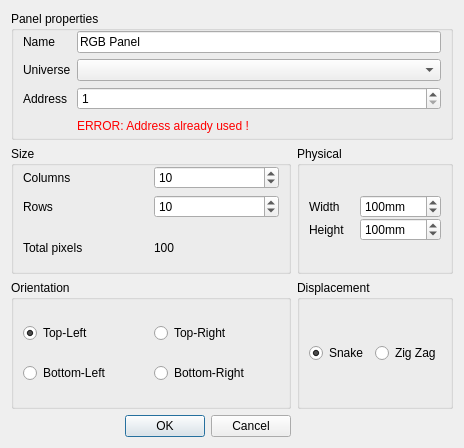
<?xml version="1.0" encoding="UTF-8"?>
<ui version="4.0">
 <class>AddRGBPanel</class>
 <widget class="QDialog" name="AddRGBPanel">
  <property name="geometry">
   <rect>
    <x>0</x>
    <y>0</y>
    <width>464</width>
    <height>448</height>
   </rect>
  </property>
  <property name="windowTitle">
   <string>Add RGB Panel</string>
  </property>
  <property name="windowIcon">
   <iconset resource="qlcui.qrc">
    <normaloff>:/rgbpanel.png</normaloff>:/rgbpanel.png</iconset>
  </property>
  <layout class="QGridLayout" name="gridLayout_4">
   <item row="1" column="0">
    <widget class="QGroupBox" name="groupBox_2">
     <property name="title">
      <string>Size</string>
     </property>
     <layout class="QVBoxLayout" name="verticalLayout_3">
      <property name="topMargin">
       <number>0</number>
      </property>
      <property name="bottomMargin">
       <number>0</number>
      </property>
      <item>
       <layout class="QGridLayout" name="gridLayout_2">
        <item row="0" column="0">
         <widget class="QLabel" name="label_3">
          <property name="text">
           <string>Columns</string>
          </property>
         </widget>
        </item>
        <item row="1" column="0">
         <widget class="QLabel" name="label_4">
          <property name="text">
           <string>Rows</string>
          </property>
         </widget>
        </item>
        <item row="2" column="0">
         <widget class="QLabel" name="label_5">
          <property name="text">
           <string>Total pixels</string>
          </property>
         </widget>
        </item>
        <item row="0" column="1">
         <widget class="QSpinBox" name="m_columnSpin">
          <property name="minimum">
           <number>1</number>
          </property>
          <property name="maximum">
           <number>170</number>
          </property>
          <property name="value">
           <number>10</number>
          </property>
         </widget>
        </item>
        <item row="1" column="1">
         <widget class="QSpinBox" name="m_rowSpin">
          <property name="minimum">
           <number>1</number>
          </property>
          <property name="maximum">
           <number>999</number>
          </property>
          <property name="value">
           <number>10</number>
          </property>
         </widget>
        </item>
        <item row="2" column="1">
         <widget class="QLabel" name="m_totalLabel">
          <property name="text">
           <string notr="true">100</string>
          </property>
         </widget>
        </item>
       </layout>
      </item>
     </layout>
    </widget>
   </item>
   <item row="2" column="0">
    <widget class="QGroupBox" name="groupBox_4">
     <property name="title">
      <string>Orientation</string>
     </property>
     <layout class="QGridLayout" name="gridLayout_3">
      <item row="0" column="1">
       <widget class="QRadioButton" name="m_oriTopRightRadio">
        <property name="text">
         <string>Top-Right</string>
        </property>
       </widget>
      </item>
      <item row="0" column="0">
       <widget class="QRadioButton" name="m_oriTopLeftRadio">
        <property name="text">
         <string>Top-Left</string>
        </property>
        <property name="checked">
         <bool>true</bool>
        </property>
       </widget>
      </item>
      <item row="1" column="0">
       <widget class="QRadioButton" name="m_oriBottomLeftRadio">
        <property name="text">
         <string>Bottom-Left</string>
        </property>
       </widget>
      </item>
      <item row="1" column="1">
       <widget class="QRadioButton" name="m_oriBottomRightRadio">
        <property name="text">
         <string>Bottom-Right</string>
        </property>
       </widget>
      </item>
     </layout>
    </widget>
   </item>
   <item row="4" column="0">
    <widget class="QDialogButtonBox" name="buttonBox">
     <property name="orientation">
      <enum>Qt::Horizontal</enum>
     </property>
     <property name="standardButtons">
      <set>QDialogButtonBox::Cancel|QDialogButtonBox::Ok</set>
     </property>
    </widget>
   </item>
   <item row="1" column="1">
    <widget class="QGroupBox" name="groupBox_5">
     <property name="title">
      <string>Physical</string>
     </property>
     <layout class="QVBoxLayout" name="verticalLayout">
      <property name="topMargin">
       <number>0</number>
      </property>
      <property name="bottomMargin">
       <number>0</number>
      </property>
      <item>
       <layout class="QGridLayout" name="gridLayout_5">
        <property name="verticalSpacing">
         <number>0</number>
        </property>
        <item row="0" column="0">
         <widget class="QLabel" name="label_7">
          <property name="text">
           <string>Width</string>
          </property>
         </widget>
        </item>
        <item row="0" column="1">
         <widget class="QSpinBox" name="m_phyWidthSpin">
          <property name="suffix">
           <string>mm</string>
          </property>
          <property name="minimum">
           <number>1</number>
          </property>
          <property name="maximum">
           <number>99999</number>
          </property>
          <property name="value">
           <number>100</number>
          </property>
         </widget>
        </item>
        <item row="1" column="0">
         <widget class="QLabel" name="label_8">
          <property name="text">
           <string>Height</string>
          </property>
         </widget>
        </item>
        <item row="1" column="1">
         <widget class="QSpinBox" name="m_phyHeightSpin">
          <property name="suffix">
           <string>mm</string>
          </property>
          <property name="minimum">
           <number>1</number>
          </property>
          <property name="maximum">
           <number>99999</number>
          </property>
          <property name="value">
           <number>100</number>
          </property>
         </widget>
        </item>
       </layout>
      </item>
     </layout>
    </widget>
   </item>
   <item row="0" column="0" colspan="2">
    <widget class="QGroupBox" name="groupBox">
     <property name="title">
      <string>Panel properties</string>
     </property>
     <layout class="QVBoxLayout" name="verticalLayout_2">
      <property name="topMargin">
       <number>0</number>
      </property>
      <property name="bottomMargin">
       <number>0</number>
      </property>
      <item>
       <layout class="QGridLayout" name="gridLayout">
        <item row="1" column="0">
         <widget class="QLabel" name="label_2">
          <property name="text">
           <string>Universe</string>
          </property>
         </widget>
        </item>
        <item row="0" column="1">
         <widget class="QLineEdit" name="m_nameEdit">
          <property name="text">
           <string>RGB Panel</string>
          </property>
         </widget>
        </item>
        <item row="0" column="0">
         <widget class="QLabel" name="label">
          <property name="text">
           <string>Name</string>
          </property>
         </widget>
        </item>
        <item row="1" column="1">
         <widget class="QComboBox" name="m_uniCombo"/>
        </item>
        <item row="2" column="0">
         <widget class="QLabel" name="label_6">
          <property name="text">
           <string>Address</string>
          </property>
         </widget>
        </item>
        <item row="2" column="1">
         <widget class="QSpinBox" name="m_addressSpin">
          <property name="minimum">
           <number>1</number>
          </property>
          <property name="maximum">
           <number>511</number>
          </property>
         </widget>
        </item>
        <item row="3" column="1">
         <widget class="QLabel" name="m_addrErrorLabel">
          <property name="text">
           <string>&lt;html&gt;&lt;head/&gt;&lt;body&gt;&lt;p&gt;&lt;span style=&quot; color:#ff0000;&quot;&gt;ERROR: Address already used !&lt;/span&gt;&lt;/p&gt;&lt;/body&gt;&lt;/html&gt;</string>
          </property>
         </widget>
        </item>
       </layout>
      </item>
     </layout>
    </widget>
   </item>
   <item row="2" column="1">
    <widget class="QGroupBox" name="groupBox_3">
     <property name="title">
      <string>Displacement</string>
     </property>
     <layout class="QHBoxLayout" name="horizontalLayout">
      <item>
       <widget class="QRadioButton" name="m_snakeRadio">
        <property name="text">
         <string>Snake</string>
        </property>
        <property name="checked">
         <bool>true</bool>
        </property>
       </widget>
      </item>
      <item>
       <widget class="QRadioButton" name="m_zigzagRadio">
        <property name="text">
         <string>Zig Zag</string>
        </property>
       </widget>
      </item>
     </layout>
    </widget>
   </item>
  </layout>
 </widget>
 <resources>
  <include location="qlcui.qrc"/>
  <include location="qlcui.qrc"/>
 </resources>
 <connections>
  <connection>
   <sender>buttonBox</sender>
   <signal>accepted()</signal>
   <receiver>AddRGBPanel</receiver>
   <slot>accept()</slot>
   <hints>
    <hint type="sourcelabel">
     <x>248</x>
     <y>254</y>
    </hint>
    <hint type="destinationlabel">
     <x>157</x>
     <y>274</y>
    </hint>
   </hints>
  </connection>
  <connection>
   <sender>buttonBox</sender>
   <signal>rejected()</signal>
   <receiver>AddRGBPanel</receiver>
   <slot>reject()</slot>
   <hints>
    <hint type="sourcelabel">
     <x>316</x>
     <y>260</y>
    </hint>
    <hint type="destinationlabel">
     <x>286</x>
     <y>274</y>
    </hint>
   </hints>
  </connection>
 </connections>
</ui>
